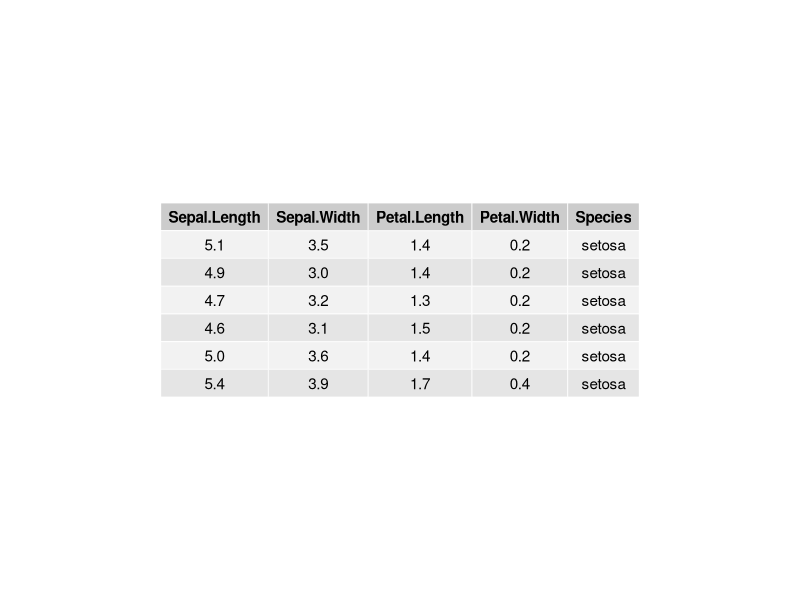
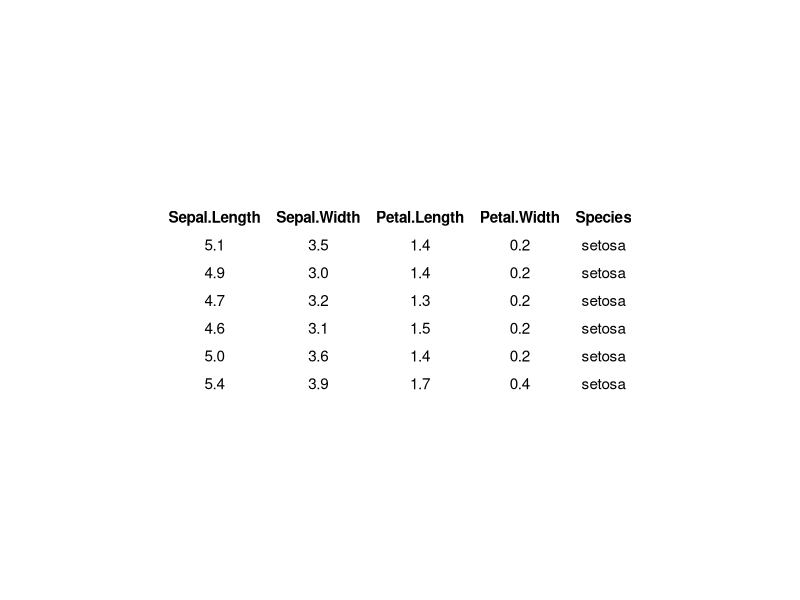
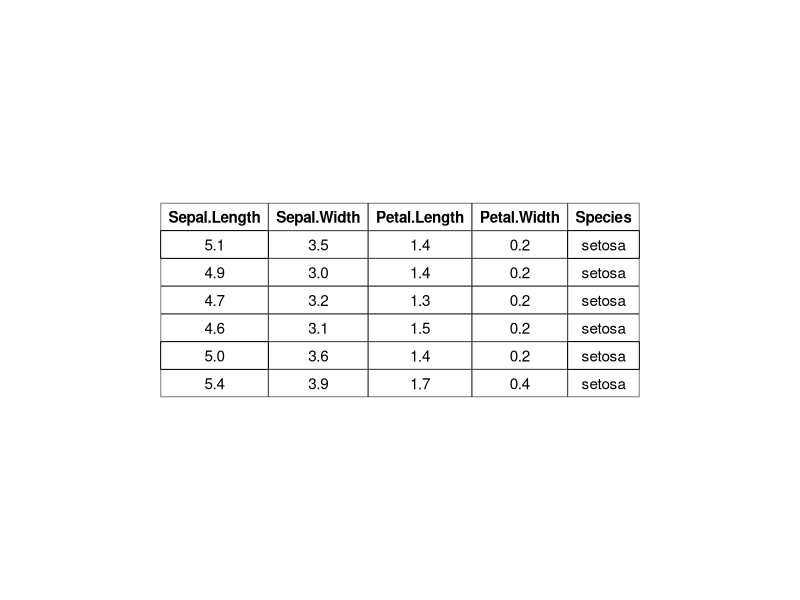
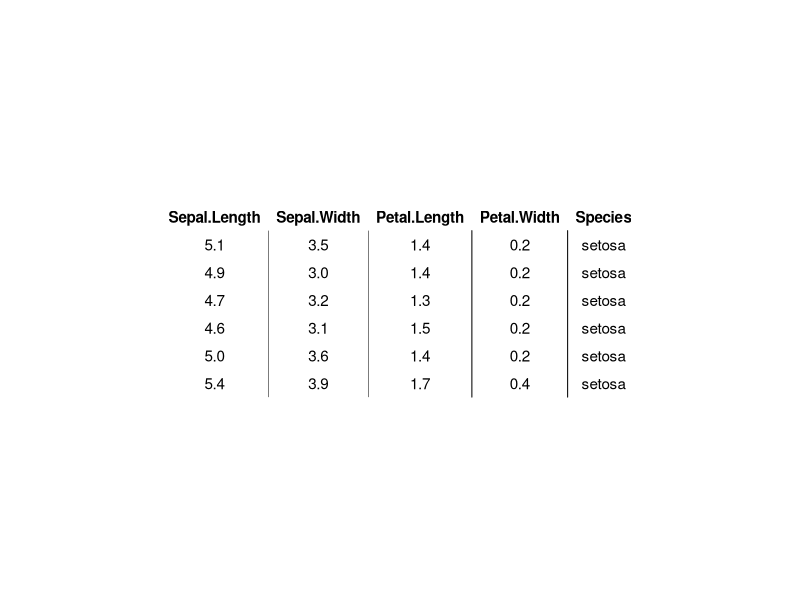
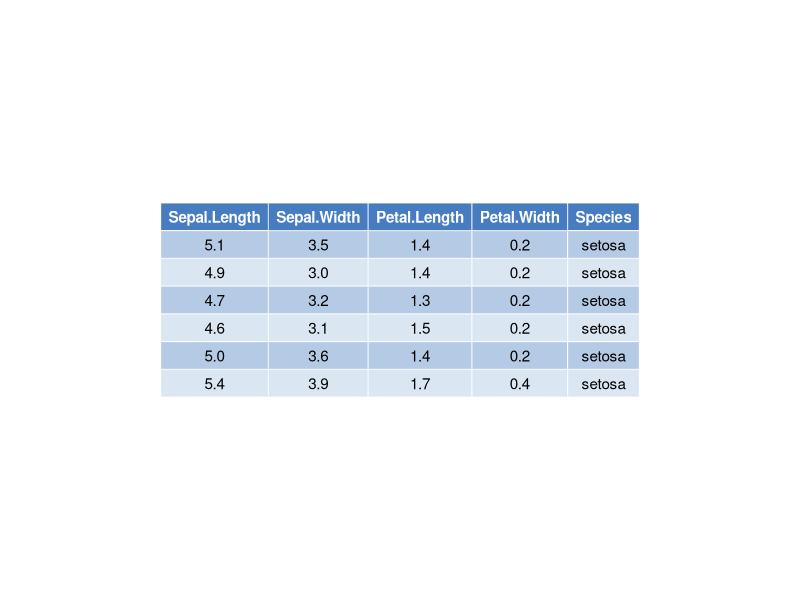
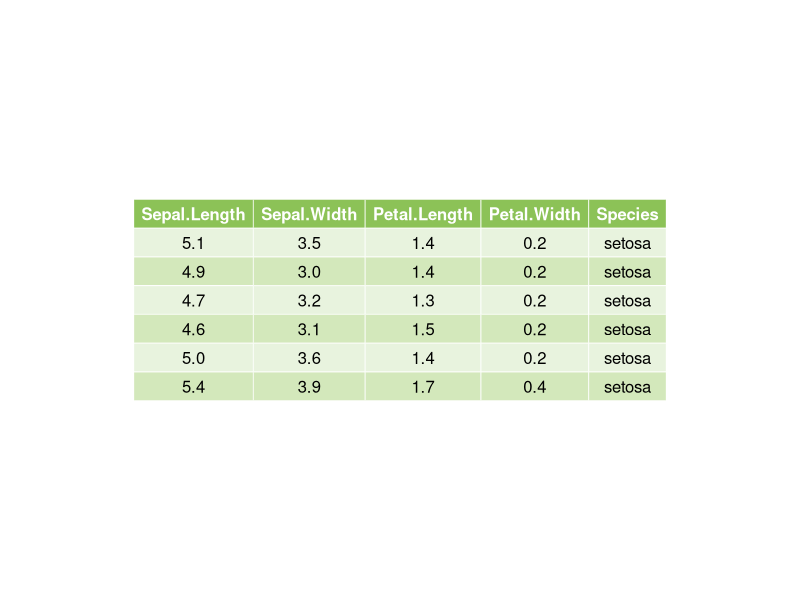
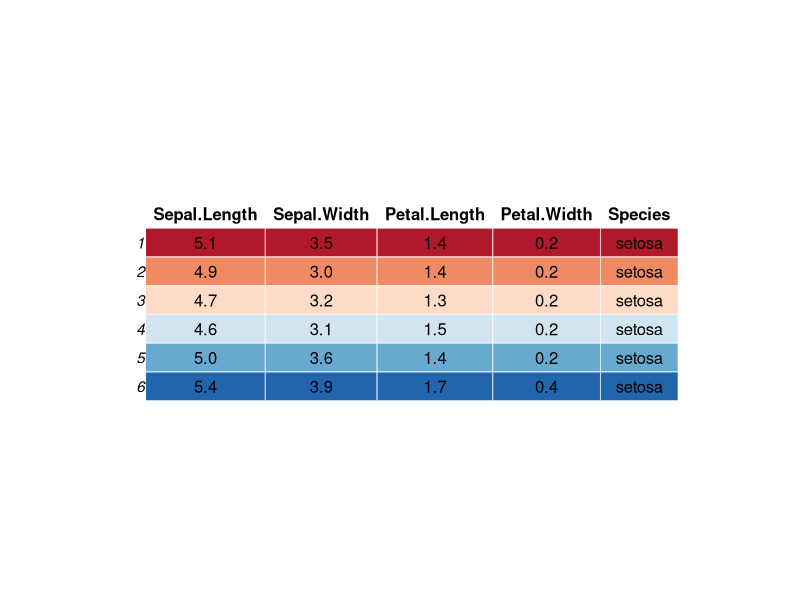
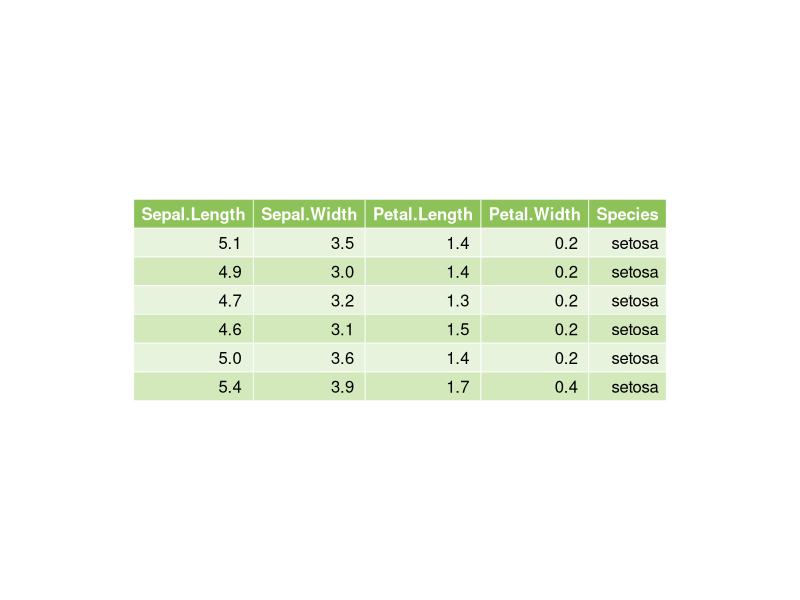

The R source for these figures, in order:
library(ggpubr)


### Name: ggtexttable
### Title: Draw a Textual Table
### Aliases: ggtexttable ttheme colnames_style rownames_style tbody_style
###   table_cell_font table_cell_bg

### ** Examples

# data
df <- head(iris)

# Default table
# Remove row names using rows = NULL
ggtexttable(df, rows = NULL)

# Blank theme
ggtexttable(df, rows = NULL, theme = ttheme("blank"))

# classic theme
ggtexttable(df, rows = NULL, theme = ttheme("classic"))

# minimal theme
ggtexttable(df, rows = NULL, theme = ttheme("minimal"))

# Medium blue (mBlue) theme
ggtexttable(df, rows = NULL, theme = ttheme("mBlue"))


# Customize the table as you want
ggtexttable(df, rows = NULL,
           theme = ttheme(
             colnames.style = colnames_style(color = "white", fill = "#8cc257"),
             tbody.style = tbody_style(color = "black", fill = c("#e8f3de", "#d3e8bb"))
           )
)

# Use RColorBrewer palette
# Provide as many fill color as there are rows in the table body, here nrow = 6
ggtexttable(df,
           theme = ttheme(
             colnames.style = colnames_style(fill = "white"),
             tbody.style = tbody_style(fill = get_palette("RdBu", 6))
           )
)

# Text justification
#::::::::::::::::::::::::::::::::::::::::::::::
# Default is "centre" for the body and header, and "right" for the row names.
# Left justification: hjust=0, x=0.1
# Right justification: hjust=1, x=0.9
tbody.style = tbody_style(color = "black",
   fill = c("#e8f3de", "#d3e8bb"), hjust=1, x=0.9)
ggtexttable(head(iris), rows = NULL,
           theme = ttheme(
             colnames.style = colnames_style(color = "white", fill = "#8cc257"),
             tbody.style = tbody.style
           )
)

# Access and modify the font and
# the background of table cells
# :::::::::::::::::::::::::::::::::::::::::::::
tab <- ggtexttable(head(iris), rows = NULL,
                  theme = ttheme("classic"))
tab <- table_cell_font(tab, row = 3, column = 2,
                      face = "bold")
tab <- table_cell_bg(tab, row = 4, column = 3, linewidth = 5,
                    fill="darkolivegreen1", color = "darkolivegreen4")
tab


# Combine density plot and summary table
#:::::::::::::::::::::::::::::::::::::
# Density plot of "Sepal.Length"
density.p <- ggdensity(iris, x = "Sepal.Length",
                      fill = "Species", palette = "jco")

# Draw the summary table of Sepal.Length
# Descriptive statistics by groups
stable <- desc_statby(iris, measure.var = "Sepal.Length",
                     grps = "Species")
stable <- stable[, c("Species", "length", "mean", "sd")]
stable.p <- ggtexttable(stable, rows = NULL,
                       theme = ttheme("mOrange"))

# Arrange the plots on the same page
ggarrange(density.p, stable.p,
         ncol = 1, nrow = 2,
         heights = c(1, 0.5))
